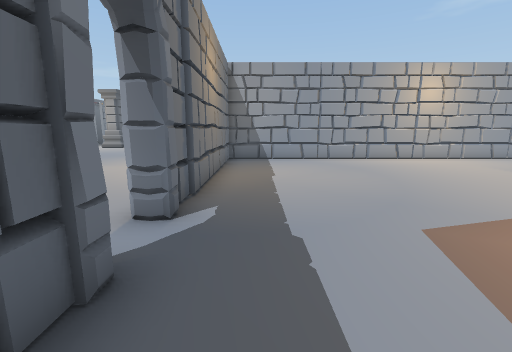
view 1 (above)

24 first-person views from a walk through a scene from a Unity 3-D project. The camera is 1.4 m above the floor, tilts 10° down and sees 90° across. The floor is counted in squares, 1 m on a side. Each view is taken from the middle of a square. On the plan, view 1 faces up. The plan holds only what a view shows up to about 13 squares ahead; the rest is blank. The place goes on beyond the plan. The player character is not drawn. Some animated figures are left out. Door leaves are left out, so doorways stand open.

view 2
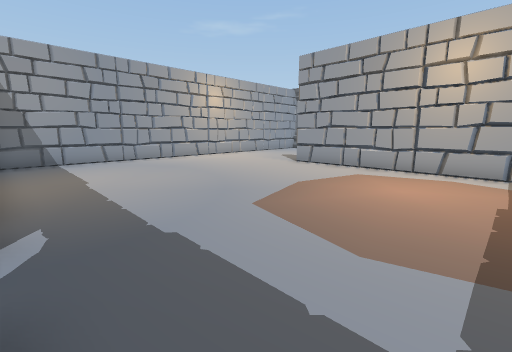

view 3
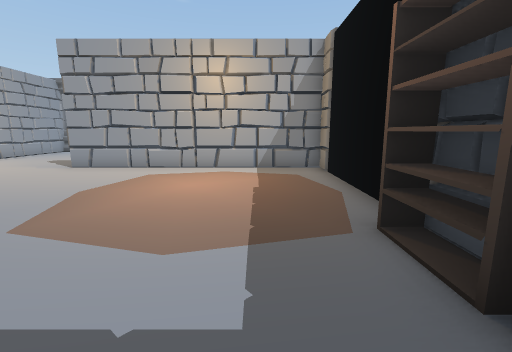

view 4
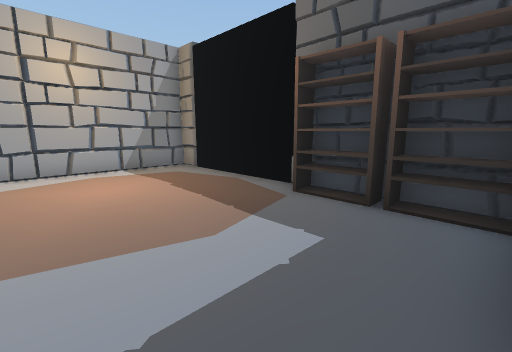

view 5
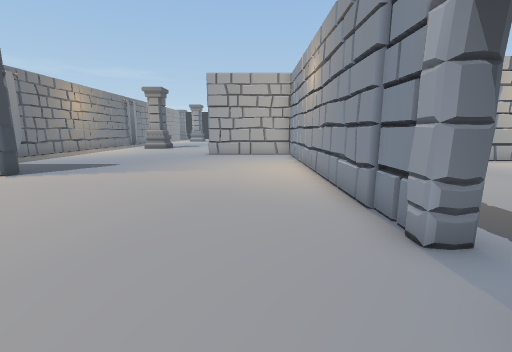

view 6
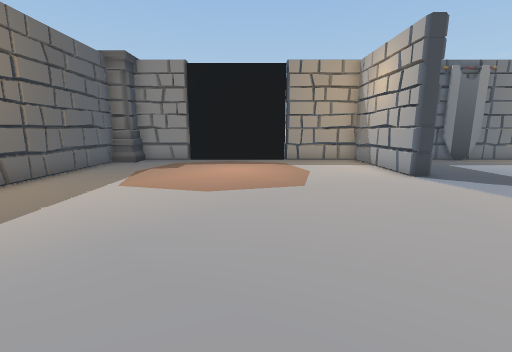

view 7
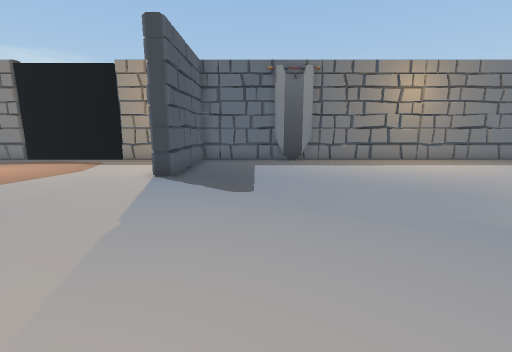

view 8
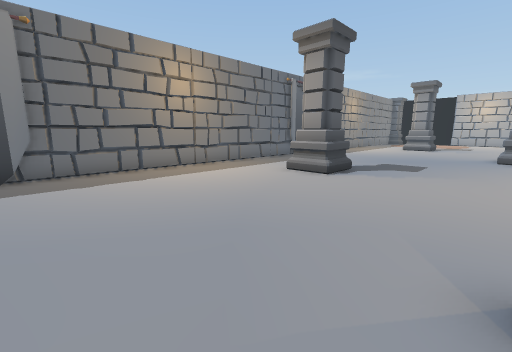

view 9
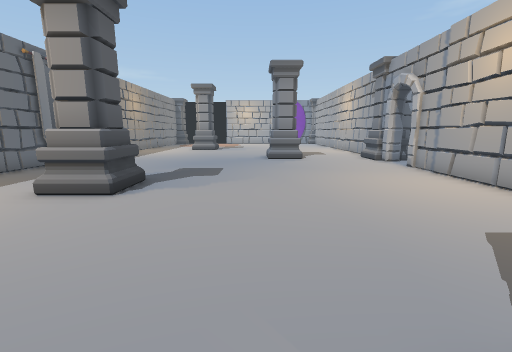

view 10
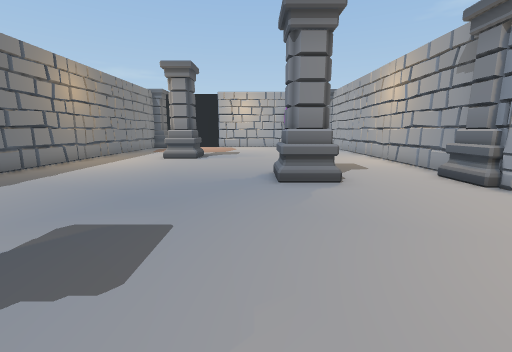

view 11
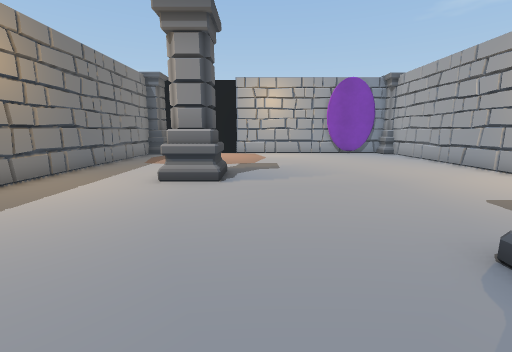

view 12
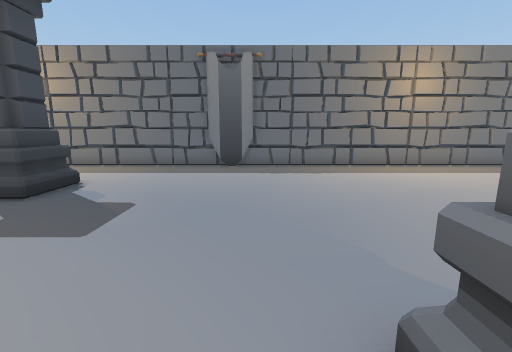

view 13
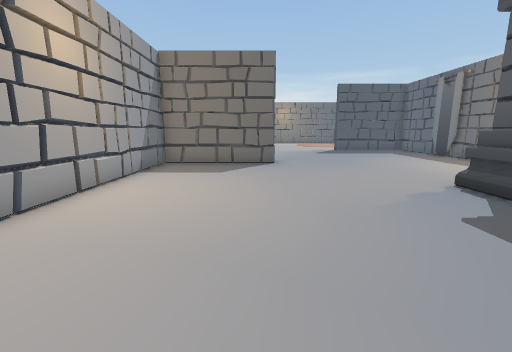

view 14
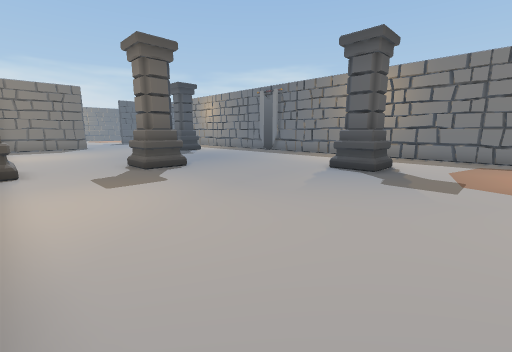

view 15
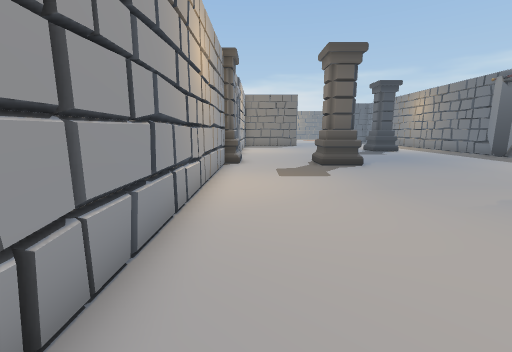

view 16
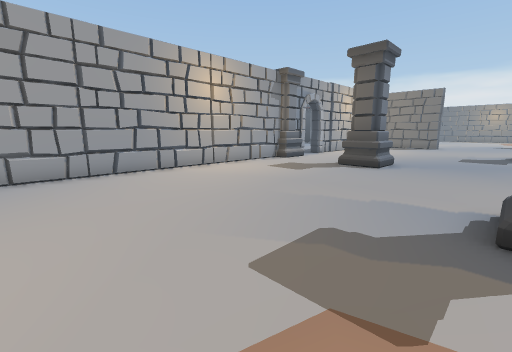

view 17
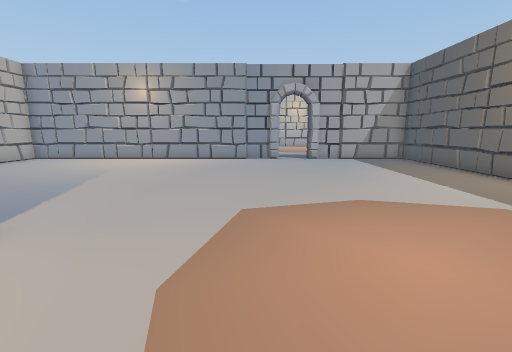

view 18
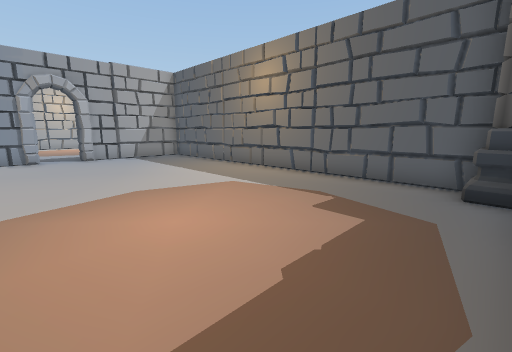

view 19
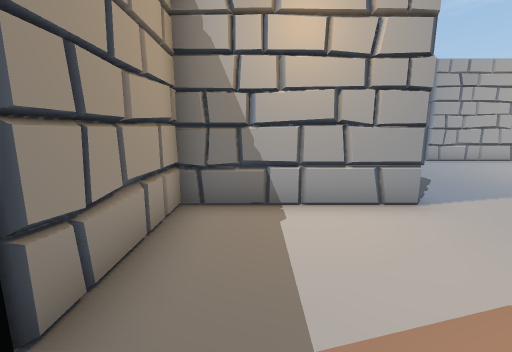

view 20
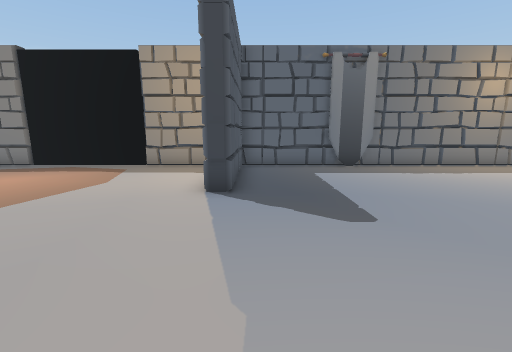

view 21
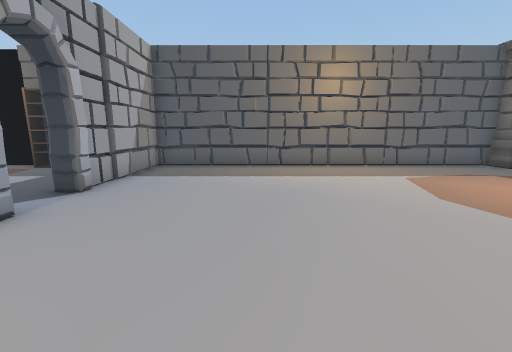

view 22
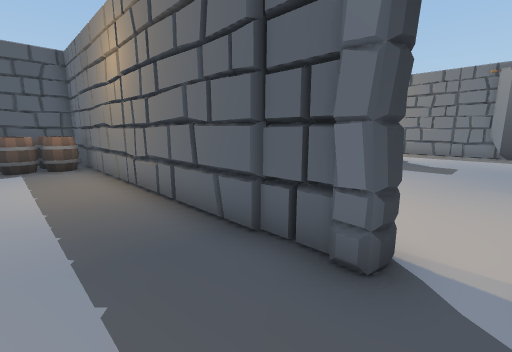

view 23
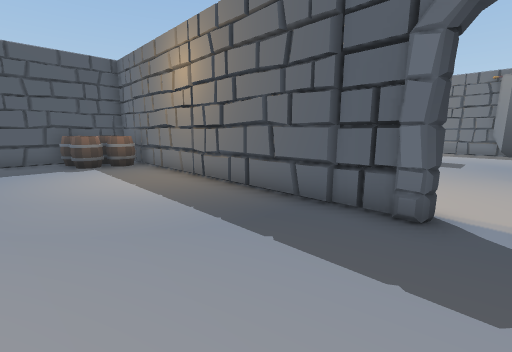

view 24
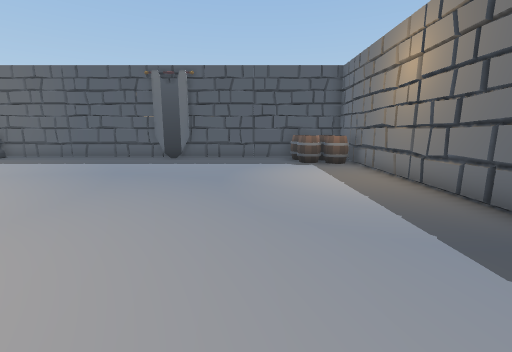

### Floor plan
Points are (right, up) in squares from view 1. A wall is a line through its corners. A room is listed if a view was taken in it or the views show most of it. See-through windows are left out.
Room 1 (views 1, 2, 3, 4)
walls: (-1.3, 3.8) (-2, 3.8); (-1.2, 1.8) (-1.7, 1.9); (-2, 2.3) (-1.3, 2.4) (-1.3, 1.2); (-1.1, -2.4) (8.7, -2.4) (8.7, 7.1); (-1.3, 12.6) (-1.3, 3.7); (11.5, 12.9) (-1.4, 12.9)
ways out: open door at (-2, 3) to room 2
objects: shelf (0, -2); shelf (2, -2)
Room 2 (views 5, 6, 7, 8, 9, 10, 11, 12, 13, 14, 15, 16, 17, 18, 19, 20, 21)
walls: (-6.9, 16.9) (-2, 16.9) (-2, 26.1); (-2, 27.8) (-2, 28.5); (-1.7, 30.6) (-1.7, 31.6); (-1.7, 33.4) (-1.7, 40.6); (-1.8, 35.1) (-1.4, 35.4); (-2, 3.9) (-2, 16.2) (-6.7, 16.2); (-1.8, 39.9) (-1.3, 40.1); (-16.5, 41.2) (-16.5, 9.4) (-11.7, 9.4) (-11.7, 8.8) (-16.5, 8.8) (-16.5, -1.6); (-15.7, -2.4) (-2, -2.4) (-2, 2.3)
ways out: open door at (-2, 3) to room 1; open door at (-2, 27) to room 3
objects: column (-16, -2); flag (-16, 14); flag (-16, 27); column (-13, 22) to (-11, 23); column (-12, 35) to (-11, 36); column (-7, 29) to (-6, 30); column (-2, 29) to (-2, 30)
Room 3 (views 22, 23, 24)
walls: (-1.4, 26.2) (-1.4, 16.7); (-1.4, 13.5) (3, 13.5)
ways out: open door at (-2, 27) to room 2
objects: barrel (-1, 14) to (0, 15); barrel (-1, 16) to (0, 16); barrel (1, 14) to (1, 15); barrel (1, 16); flag (7, 14) to (8, 14)

Positions as (right, up) in squares from view 1, and headings:
1: (0, 0), facing up
2: (-1, 0), facing up-right
3: (-1, 0), facing right
4: (-1, 3), facing down-right
5: (-4, 1), facing up
6: (-4, 4), facing left
7: (-4, 12), facing left
8: (-7, 14), facing up-left
9: (-8, 16), facing up
10: (-8, 22), facing up
11: (-10, 28), facing up
12: (-6, 28), facing left
13: (-6, 28), facing down
14: (-2, 40), facing down-left
15: (-3, 41), facing down
16: (-11, 41), facing down-right
17: (-15, 5), facing right
18: (-16, 5), facing down-right
19: (-15, 4), facing up
20: (-6, 10), facing left
21: (-6, 8), facing down
22: (1, 27), facing down-left
23: (3, 27), facing down-left
24: (3, 27), facing down
